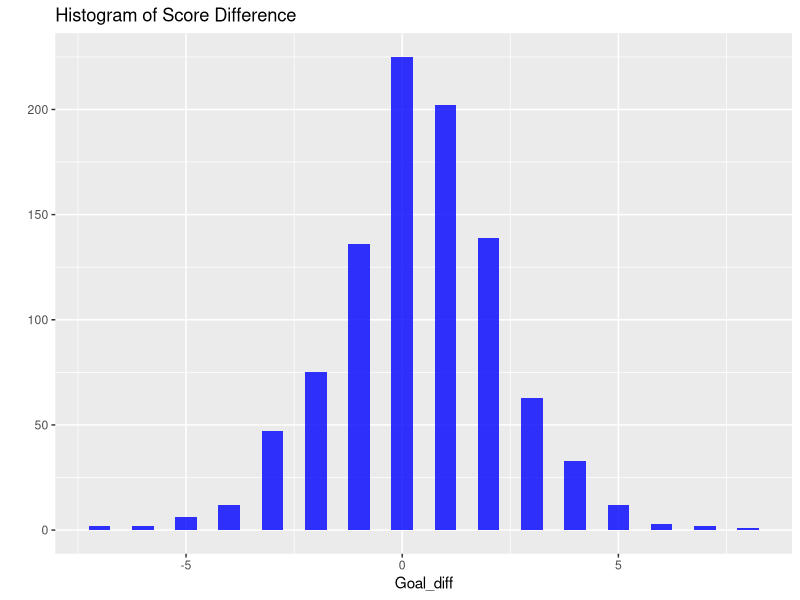
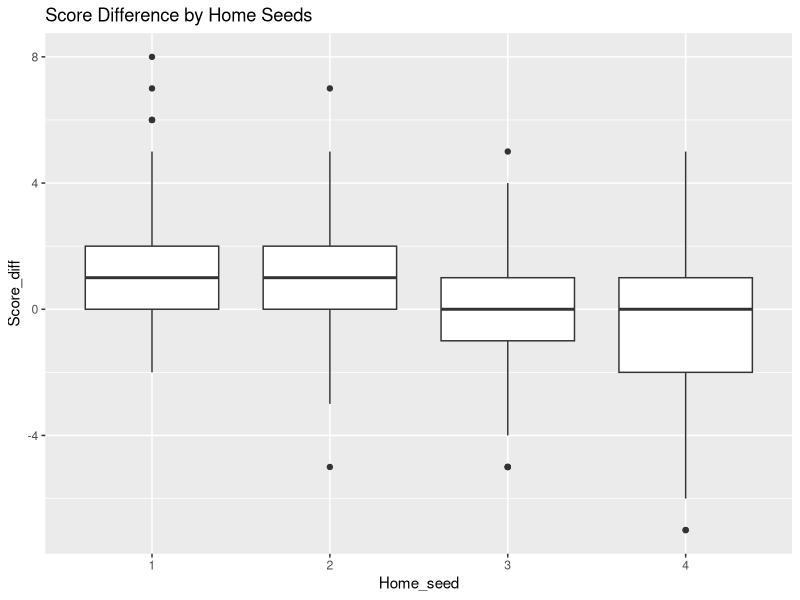
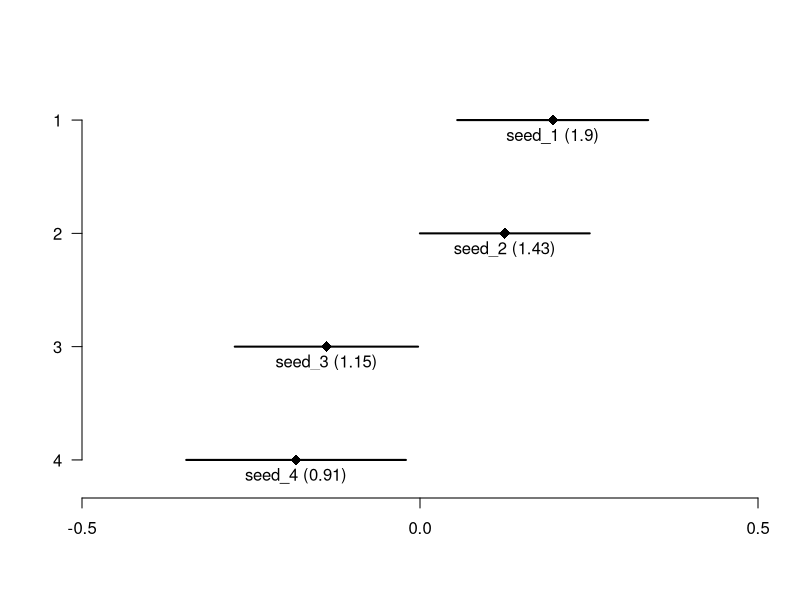
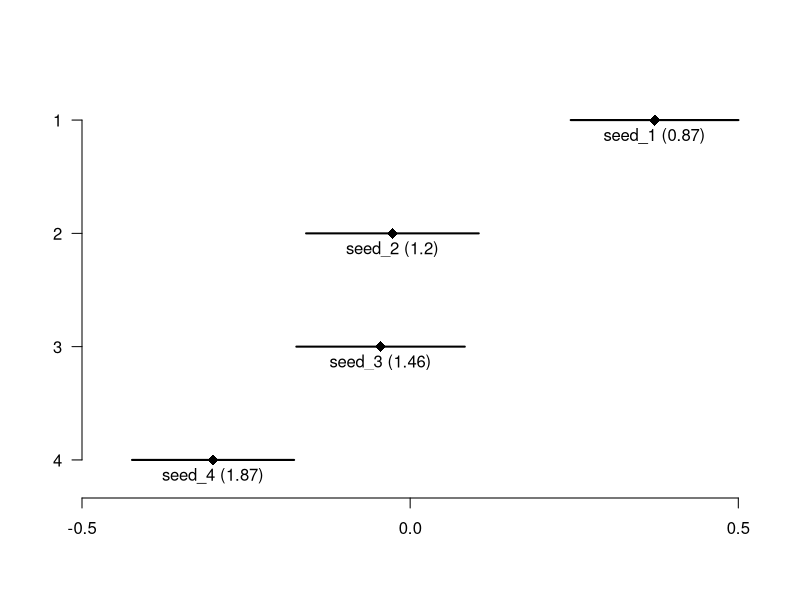
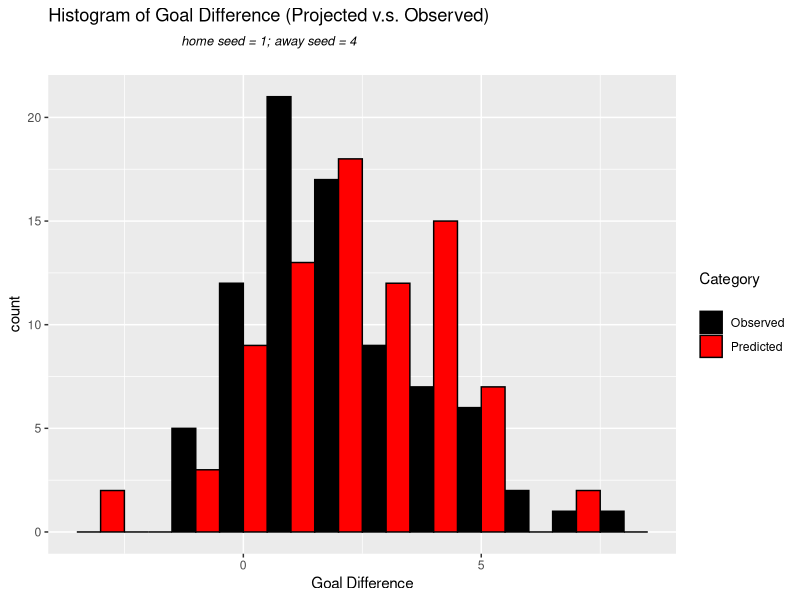
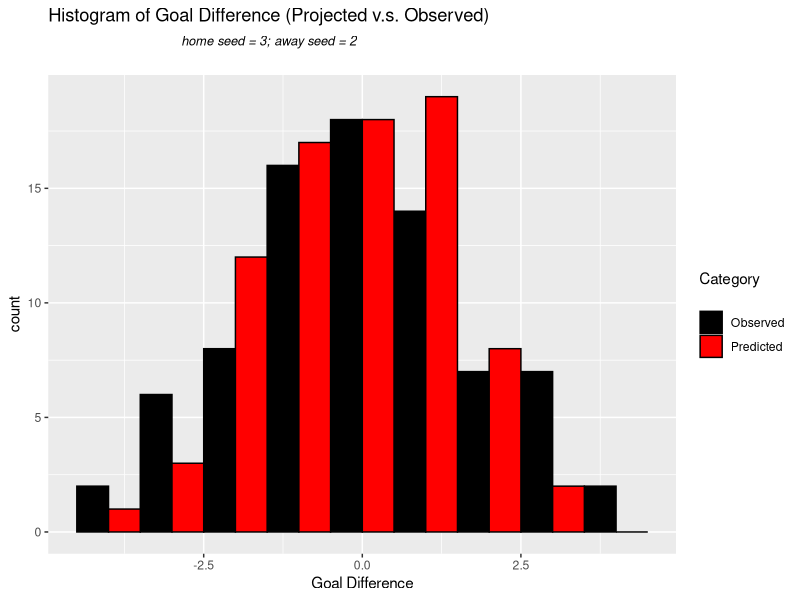

Reproduce these figures in R, in order.
############## Data Explorations ##################
library(ggplot2)
### Import data
ECL <- read.csv("raw_ECL.csv", stringsAsFactors=FALSE)
ECL$Score_diff <- ECL$Home_score - ECL$Away_score #Add new column

### Some explorations
# Distribution of score difference
qplot(as.numeric(ECL$Score_diff), geom="histogram", binwidth = 0.5,  
      main = "Histogram of Score Difference", xlab = "Goal_diff",  
      fill=I("blue"),  alpha=I(.8))
mean(ECL$Score_diff)
# Mean = 0.385 >0, AKA "home advantage"

# Distribution of score difference by pairs
tapply(ECL$Score_diff, list(ECL$Home_seed, ECL$Away_seed), mean)

# Distribution of score difference by home seeds
ggplot(ECL, aes(factor(Home_seed), Score_diff)) + geom_boxplot() +
  labs(x="Home_seed", title="Score Difference by Home Seeds")

### Short version of data for optimization
dat <- matrix(unlist(ECL[ ,c(4,6,9)]), ncol=3, byrow=F)

############## Model Building & Inference #################
### Construct likelihood
lik.Skellam <- function(row,params=c(miu,H,A2,A3,A4,D2,D3,D4)){
  miu <- params[1]
  H <- params[2]
  A2 <- params[3]
  A3 <- params[4]
  A4 <- params[5]
  D2 <- params[6]
  D3 <- params[7]
  D4 <- params[8]
  
  A1 <- -(A2+A3+A4)
  D1 <- -(D2+D3+D4)
  z <- row[3]
  
  if (row[1] == 1 & row[2] == 2){
    lambda1 <- exp(miu+H+A1+D2)
    lambda2 <- exp(miu+A2+D1)
  }
  else if (row[1] == 1 & row[2] == 3){
    lambda1 <- exp(miu+H+A1+D3)
    lambda2 <- exp(miu+A3+D1)
  }
  else if (row[1] == 1 & row[2] == 4){
    lambda1 <- exp(miu+H+A1+D4)
    lambda2 <- exp(miu+A4+D1)
  }
  else if (row[1] == 2 & row[2] == 1){
    lambda1 <- exp(miu+H+A2+D1)
    lambda2 <- exp(miu+A1+D2)
  }
  else if (row[1] == 2 & row[2] == 3){
    lambda1 <- exp(miu+H+A2+D3)
    lambda2 <- exp(miu+A3+D2)
  }
  else if (row[1] == 2 & row[2] == 4){
    lambda1 <- exp(miu+H+A2+D4)
    lambda2 <- exp(miu+A4+D2)
  }
  else if (row[1] == 3 & row[2] == 1){
    lambda1 <- exp(miu+H+A3+D1)
    lambda2 <- exp(miu+A1+D3)
  }
  else if (row[1] == 3 & row[2] == 2){
    lambda1 <- exp(miu+H+A3+D2)
    lambda2 <- exp(miu+A2+D3)
  }
  else if (row[1] == 3 & row[2] == 4){
    lambda1 <- exp(miu+H+A3+D4)
    lambda2 <- exp(miu+A4+D3)
  }
  else if (row[1] == 4 & row[2] == 1){
    lambda1 <- exp(miu+H+A4+D1)
    lambda2 <- exp(miu+A1+D4)
  }
  else if (row[1] == 4 & row[2] == 2){
    lambda1 <- exp(miu+H+A4+D2)
    lambda2 <- exp(miu+A2+D4)
  }
  else if (row[1] == 4 & row[2] == 3){
    lambda1 <- exp(miu+H+A4+D3)
    lambda2 <- exp(miu+A3+D4)
  }
  
  bessel <- besselI(2*sqrt(lambda1*lambda2), abs(z))
  return(log(exp(-(lambda1+lambda2)) * (lambda1/lambda2)^(z/2) * bessel))
}

NLL <- function(data,params=c(miu,H,A2,A3,A4,D2,D3,D4)){
  return(-sum(apply(data, 1, lik.Skellam, params=params)))
}

### Optimization with regard to NLL
result <- optim(par=rnorm(8,0,1), fn=NLL, data=dat, method = "BFGS",
               hessian = TRUE , control = list(trace=0))

### Find se and confidence interval for parameters
fisher_info <- solve(result$hessian)
sigma_hat <- sqrt(diag(fisher_info))
upper_par <- result$par + 1.96 * sigma_hat
lower_par <- result$par - 1.96 * sigma_hat

### Visualize attack factors
A2 <- list(value=result$par[3], lower=lower_par[3], upper=upper_par[3])
A3 <- list(value=result$par[4], lower=lower_par[4], upper=upper_par[4])
A4 <- list(value=result$par[5], lower=lower_par[5], upper=upper_par[5])

a1_val <- -(A2$value+A3$value+A4$value)
a1_interval <- c(a1_val-1.96*mean(sigma_hat[3:5]), a1_val+1.96*mean(sigma_hat[3:5]))
A1 <- list(value=a1_val, lower=a1_interval[1], upper=a1_interval[2])

plot.new()
plot.window(xlim = c(-0.5, 0.5), ylim = c(4.2, 0.8), xaxs='i')
# Add x-axis
axis(side = 1, at = c(-0.5, 0, 0.5))
# Add y-axis
axis(side = 2, at = 4:1, las = 2)
# Add confidence intervals
lines(x=c(A1$lower,A1$upper), y=c(1,1), lwd=2)
points(A1$value, 1, pch=18, cex=1.5)
lines(x=c(A2$lower,A2$upper), y=c(2,2), lwd=2)
points(A2$value, 2, pch=18, cex=1.5)
lines(x=c(A3$lower,A3$upper), y=c(3,3), lwd=2)
points(A3$value, 3, pch=18, cex=1.5)
lines(x=c(A4$lower,A4$upper), y=c(4,4), lwd=2)
points(A4$value, 4, pch=18, cex=1.5)
# Add texts
avg_goals <- (tapply(ECL$Home_score, ECL$Home_seed, mean) + tapply(ECL$Away_score, ECL$Away_seed, mean))/2
text(x=c(A1$value, A2$value, A3$value, A4$value), y=1:4, pos=1,
     labels=paste0("seed_",1:4," (",round(avg_goals,2),")"))

### Visualize defense factors
D2 <- list(value=result$par[6], lower=lower_par[6], upper=upper_par[6])
D3 <- list(value=result$par[7], lower=lower_par[7], upper=upper_par[7])
D4 <- list(value=result$par[8], lower=lower_par[8], upper=upper_par[8])

d1_val <- -(D2$value+D3$value+D4$value)
d1_interval <- c(d1_val-1.96*mean(sigma_hat[6:8]), d1_val+1.96*mean(sigma_hat[6:8]))
D1 <- list(value=d1_val, lower=d1_interval[1], upper=d1_interval[2])

plot.new()
plot.window(xlim = c(-0.5, 0.53), ylim = c(4.2, 0.8), xaxs='i')
# Add x-axis
axis(side = 1, at = c(-0.5, 0, 0.5))
# Add y-axis
axis(side = 2, at = 4:1, las = 2)
# Add confidence intervals
lines(x=-c(D1$lower,D1$upper), y=c(1,1), lwd=2)
points(-D1$value, 1, pch=18, cex=1.5)
lines(x=-c(D2$lower,D2$upper), y=c(2,2), lwd=2)
points(-D2$value, 2, pch=18, cex=1.5)
lines(x=-c(D3$lower,D3$upper), y=c(3,3), lwd=2)
points(-D3$value, 3, pch=18, cex=1.5)
lines(x=-c(D4$lower,D4$upper), y=c(4,4), lwd=2)
points(-D4$value, 4, pch=18, cex=1.5)
# Add texts
avg_concede <- (tapply(ECL$Away_score, ECL$Home_seed, mean) + tapply(ECL$Home_score, ECL$Away_seed, mean))/2
text(x=-c(D1$value, D2$value, D3$value, D4$value), y=1:4, pos=1,
     labels=paste0("seed_",1:4," (",round(avg_concede,2),")"))

################## Model Assessment/Application ###################
### Make prediction function
params <- list(miu=result$par[1], H=result$par[2], A1=A1$value, A2=A2$value, 
            A3=A3$value, A4=A4$value, D1=D1$value, D2=D2$value, D3=D3$value,
            D4=D4$value)

makePred <- function(home_seed, away_seed, params.=params){
  lambda1 <- exp(params$miu + params$H + params[[home_seed+2]] + params[[away_seed+6]])
  lambda2 <- exp(params$miu + params[[away_seed+2]] + params[[home_seed+6]])
  
  return(rpois(1, lambda1) - rpois(1, lambda2))
}

### Assess model by simulating 1-4 pairs, comparing to observed results.
score_diff_1_4 <- ECL[ECL$Home_seed == 1 & ECL$Away_seed == 4, "Score_diff"]
pred_1_4 <- replicate(n=length(score_diff_1_4), makePred(1,4))

# Visualize using side-by-side barplot
dat_1_4 <- rbind(data.frame(group=1, obs=score_diff_1_4),
            data.frame(group=2, obs=pred_1_4))

ggplot(dat_1_4, aes(x=obs, fill=factor(group))) +
  geom_histogram(binwidth=1, colour="black", position="dodge") +
  scale_fill_manual("Category\n",labels = c("Observed", "Predicted"), values=c("black","red")) +
  ggtitle(expression(atop("Histogram of Goal Difference (Projected v.s. Observed)", atop(italic("home seed = 1; away seed = 4"), "")))) +
  labs(x="Goal Difference")

### Simulating 3-2 pairs (closest match-up)
score_diff_3_2 <- ECL[ECL$Home_seed == 3 & ECL$Away_seed == 2, "Score_diff"]
pred_3_2 <- replicate(n=length(score_diff_3_2), makePred(3,2))

# Visualize using side-by-side barplot
dat_3_2 <- rbind(data.frame(group=1, obs=score_diff_3_2),
                 data.frame(group=2, obs=pred_3_2))

ggplot(dat_3_2, aes(x=obs, fill=factor(group))) +
  geom_histogram(binwidth=1, colour="black",position="dodge") +
  scale_fill_manual("Category\n",labels = c("Observed", "Predicted"), values=c("black","red")) +
  ggtitle(expression(atop("Histogram of Goal Difference (Projected v.s. Observed)", atop(italic("home seed = 3; away seed = 2"), "")))) +
  labs(x="Goal Difference")

#################### Discuss rules ######################
### Make simulation functions
simulateGroup <- function(params.=params){
  # This function returns a matrix storing the results of each match-up
  matchMat <- matrix(rep(NA, 16), ncol=4)
  
  for (i in 1:4){
    for (j in 1:4){
      if (i == j){next}
      matchMat[i,j] <- makePred(i, j, params.=params.)
    }
  }
  return(matchMat)
}

makeTable <- function(matchMat, winPts=3){
  # This function takes in the matrix of results, outputs the final group table.
  goalDiff <- apply(matchMat, 1, sum, na.rm=T) - apply(matchMat, 2, sum, na.rm=T)
  wins <- apply(matchMat, 1, function(x){sum(x>0, na.rm=T)}) + apply(matchMat, 2, function(x){sum(x<0, na.rm=T)})
  draws <- apply(matchMat, 1, function(x){sum(x==0, na.rm=T)}) + apply(matchMat, 2, function(x){sum(x==0, na.rm=T)})
  
  table <- data.frame(Seed=1:4, Points=winPts*wins+draws, Goal_diff=goalDiff)
  return(table[order(table$Points, decreasing=T), ])
}

# Test
makeTable(simulateGroup())

############ A win = 2 pts? 3pts? (with tie-breaker being goal_diff)
pool_2pt <- list()
pool_3pt <- list()

for (i in 1:10000){ #Pick number of simulation cycles here
  pool_2pt[[i]] <- makeTable(simulateGroup(), winPts=2)
  pool_3pt[[i]] <- makeTable(simulateGroup(), winPts=3)
}

### Count number of ties
countTies <- function(pool){
  # This function takes a list of ranking tables, and outputs #ties in this pool.
  n <- length(pool)
  tie <- c()
  
  for (i in 1:n){
    tie[i] <- length(unique(pool[[i]]$Points)) < 4
  }
  return(c(ties=sum(tie), tieRatio=sum(tie)/n))
}

countTies(pool_2pt)
# Results in a tie 41.55% of the times.
countTies(pool_3pt)
# Results in a tie 32.1% of the times.

### Qualifying conditions
qualify <- function(table){
  # This function takes in the ranking table and outputs the qualified seeds,
  # given that the tie-breaker being goal_diff.
  if (length(unique(table$Points)) == 1){
    table <- table[order(table$Goal_diff, decreasing=T), ]
    return(c(table[1,1], table[2,1]))
  }
  else if(table[2,2]==table[3,2]){
    if(table[2,3]>table[3,3]){return(c(table[1,1],table[2,1]))}
    if(table[2,3]==table[3,3]){return(c(table[1,1],table[sample(2:3,1),1]))}
    else{return(c(table[1,1],table[3,1]))}
  }
  else {return(c(table[1,1], table[2,1]))}
}

# Test
qualify(makeTable(simulateGroup()))

countQualify <- function(pool){
  # This function takes in a list of tables and returns the qualifying ratios.
  qual <- list()
  for (i in 1:length(pool)){
    qual[[i]] <- qualify(pool[[i]])
  }
  qualifyRatio <- c(seed1=sum(unlist(qual)==1)/length(pool),seed2=sum(unlist(qual)==2)/length(pool),
                    seed3=sum(unlist(qual)==3)/length(pool),seed4=sum(unlist(qual)==4)/length(pool))
  return(qualifyRatio)
}

countQualify(pool_2pt)
countQualify(pool_3pt)
# Not much difference

################ A discussion of tie-breakers
### Generate simulations
filterTies <- function(tablePool, matPool){
  # Inputs: a list of simulated ranking tables; a list of simulated match result matrices;
  # Output: lists of results with ties
  tie_ind <- (1:length(tablePool))[sapply(tablePool, function(x){length(unique(x$Points)) != 4})]
  tieTables <- list()
  tieMats <- list()
  for (i in 1:length(tie_ind)){
    tieTables[[i]] <- tablePool[[tie_ind[i]]]
    tieMats[[i]] <- matPool[[tie_ind[i]]]
  }
  
  return(list(tieTables, tieMats))
}

matPool <- list()
tablePool <- list()
for (i in 1:1000){
  matPool[[i]] <- simulateGroup()
  tablePool[[i]] <- makeTable(matPool[[i]])
}

new.matPool <- filterTies(tablePool, matPool)[[2]]
new.tablePool <- filterTies(tablePool, matPool)[[1]]

### Summarize results
countTies <- read.csv("countTies.csv") #import manually summarized data

table(countTies$tie_seeds)
sum(countTies$goal_solve/nrow(countTies))
# Goal difference solves 89.97% of the ties
sum(countTies$history_solve/nrow(countTies))
# Match-up history solves 75.22% of the ties.

table(countTies$goal_favor)
table(countTies$history_favor)
